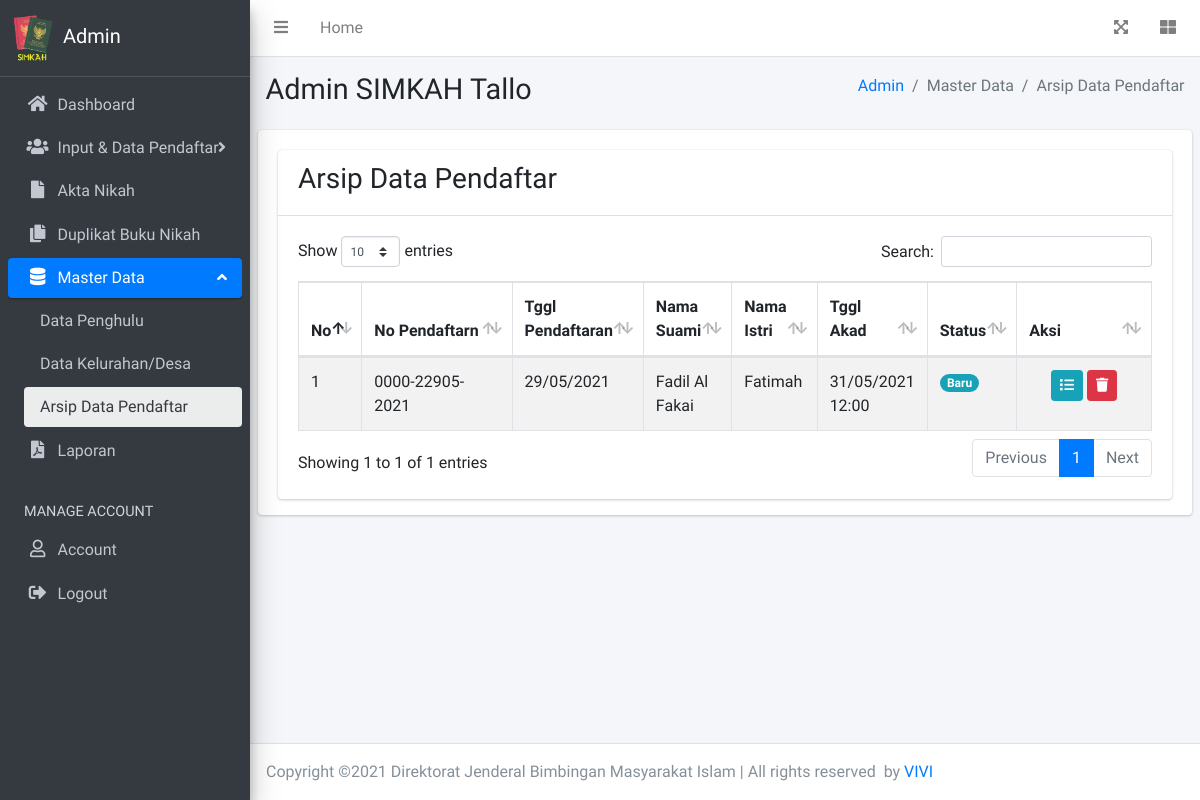
/admin/arsip-pendaftaran.php (signed in), run on an earlier commit of the app's database.
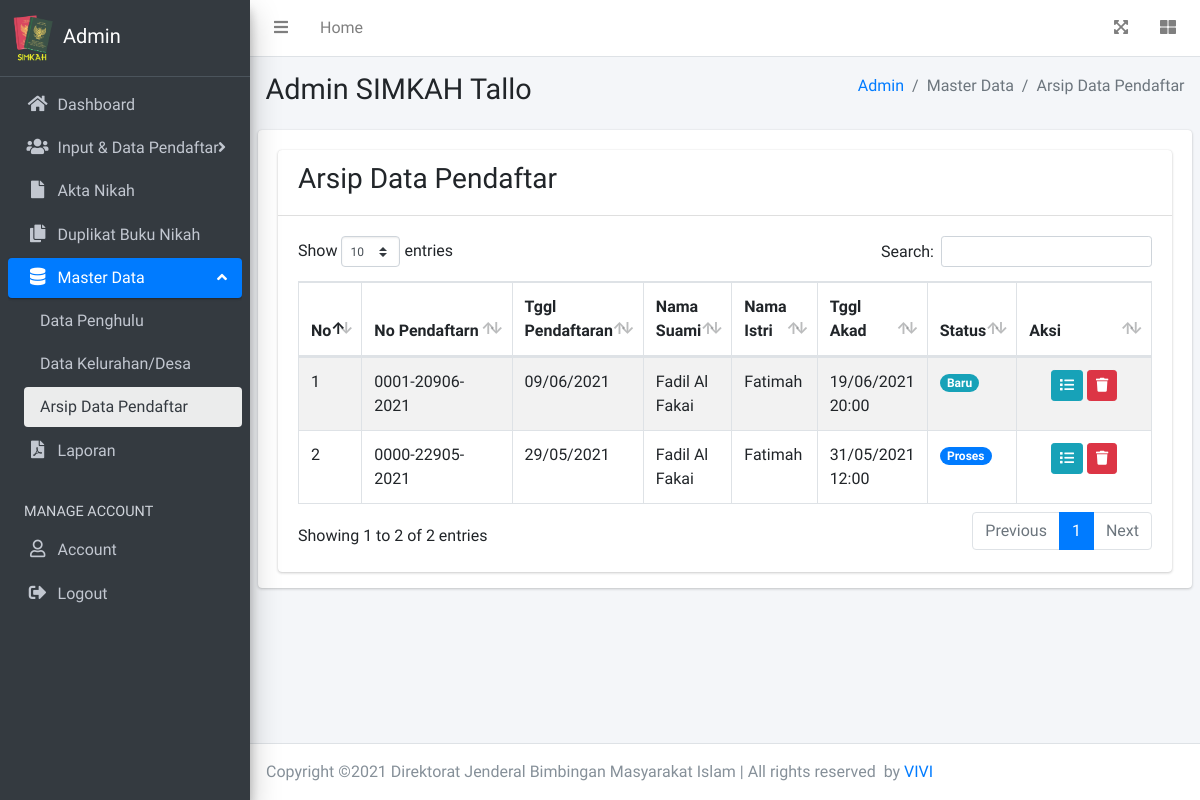
And on a later commit of the database.
### tables this page shows
CREATE TABLE `tb_pendaftar` (
  `id` int(11) NOT NULL,
  `no_pendaftarn` varchar(255) NOT NULL,
  `desa_id` int(11) NOT NULL,
  `tempat_nikah` varchar(255) NOT NULL,
  `tggl_akad` date NOT NULL,
  `waktu_akad` varchar(255) NOT NULL,
  `lokasi_nikah` varchar(255) NOT NULL,
  `email_pendaftar` varchar(255) DEFAULT NULL,
  `penghulu_id` int(11) DEFAULT NULL,
  `status` varchar(255) NOT NULL,
  `tanggal_daftar` datetime NOT NULL
);

CREATE TABLE `tb_data_suami` (
  `id` int(11) NOT NULL,
  `pendaftar_id` int(11) NOT NULL,
  `warga_negara` varchar(255) NOT NULL,
  `nik` varchar(255) NOT NULL,
  `nama` varchar(255) NOT NULL,
  `tempat_lahir` varchar(255) NOT NULL,
  `tggl_lahir` datetime NOT NULL,
  `umur` varchar(11) NOT NULL,
  `alamat` varchar(255) NOT NULL,
  `status` varchar(255) NOT NULL,
  `agama` varchar(255) NOT NULL,
  `pekerjaan` varchar(255) NOT NULL,
  `pas_foto` varchar(255) NOT NULL
);

CREATE TABLE `tb_data_istri` (
  `id` int(11) NOT NULL,
  `pendaftar_id` int(11) NOT NULL,
  `warga_negara` varchar(255) NOT NULL,
  `nik` varchar(255) NOT NULL,
  `nama` varchar(255) NOT NULL,
  `tempat_lahir` varchar(255) NOT NULL,
  `tggl_lahir` datetime NOT NULL,
  `umur` varchar(11) NOT NULL,
  `alamat` varchar(255) NOT NULL,
  `status` varchar(255) NOT NULL,
  `agama` varchar(255) NOT NULL,
  `pekerjaan` varchar(255) NOT NULL,
  `pas_foto` varchar(255) NOT NULL
);

### admin/arsip-pendaftaran.php (the view, shortened to what this page needs)
<?php
require('template/header.php');
$pendaftar = mysqli_query($conn, "SELECT * FROM tb_pendaftar ORDER BY id DESC");
?>
<div class="content-wrapper">
	<div class="content-header">
		<div class="container-fluid">
			<div class="row mb-2">
				<div class="col-sm-6">
					<h1 class="m-0">Admin SIMKAH Tallo</h1>
				</div>
				<div class="col-sm-6">
					<ol class="breadcrumb float-sm-right">
						<li class="breadcrumb-item"><a href="index.php">Admin</a></li>
						<li class="breadcrumb-item active">Master Data</li>
						<li class="breadcrumb-item active">Arsip Data Pendaftar</li>
					</ol>
				</div>
			</div>
		</div>
	</div>
	<section class="content">
		<div class="card card-solid">
			<div class="card-body pb-0">
				<div class="row m-b-30">
					<div class="col-12">
						<div class="card">
							<div class="card-header">
								<h3>Arsip Data Pendaftar</h3>
							</div>
							<div class="card-body">
								<table id="dataTable" class="table table-bordered table-striped">
									<thead>
										<tr>
											<th width="1">No</th>
											<th width="120">No Pendaftarn</th>
											<th>Tggl Pendaftaran</th>
											<th>Nama Suami</th>
											<th>Nama Istri</th>
											<th>Tggl Akad</th>
											<th>Status</th>
											<th width="120">Aksi</th>
										</tr>
									</thead>
									<tbody>
										<?php $no=1; foreach ($pendaftar as $dta) {
											$pendaftar_id = $dta['id'];
											$data_sm = mysqli_query($conn, "SELECT * FROM tb_data_suami WHERE pendaftar_id='$pendaftar_id'");
											$data_is = mysqli_query($conn, "SELECT * FROM tb_data_istri WHERE pendaftar_id='$pendaftar_id'");
											$dsm = mysqli_fetch_assoc($data_sm);
											$dis = mysqli_fetch_assoc($data_is);
											if ($dta['status'] == 'new') {
												$status = 'Baru';
												$warna = 'info';
											} else if ($dta['status'] == 'acc') {
												$status = 'Proses';
												$warna = 'primary';
											} else if ($dta['status'] == 'finish') {
												$status = 'Selesai';
												$warna = 'success';
											} else if ($dta['status'] == 'refuse') {
												$status = 'Ditolak';
												$warna = 'danger';
											}
											?>
											<tr>
												<td><?= $no ?></td>
												<td><?= $dta['no_pendaftarn'] ?></td>
												<td><?= date('d/m/Y', strtotime($dta['tanggal_daftar'])) ?></td>
												<td><?= $dsm['nama'] ?></td>
												<td><?= $dis['nama'] ?></td>
												<td><?= date('d/m/Y', strtotime($dta['tggl_akad'])).' '.$dta['waktu_akad'] ?></td>
												<td>
													<span class="badge badge-pill badge-<?= $warna ?>"><?= $status ?></span>
												</td>
												<td class="text-center">
													<a href="#" class="btn btn-sm btn-info" data-toggle="modal" data-target="#modal-detail<?= $dta['id'] ?>" data-toggle1="tooltip" data-original-title="Detail Pendaftar"><i class="fa fa-list"></i></a>
													<a href="#" class="btn btn-sm btn-danger" data-toggle="modal" data-target="#modal-hapus<?= $dta['id'] ?>" data-toggle1="tooltip" data-original-title="Hapus Data"><i class="fa fa-trash"></i></a>
												</td>
											</tr>
											<?php $no=$no+1;
										} ?>
									</tbody>
								</table>
							</div>
						</div>
					</div>
				</div>
			</div>
		</div>
	</section>
</div>
<?php
require('template/footer.php');
?>

What changed in the data, as far as the page shows it:
added tb_pendaftar: no_pendaftarn "0001-20906-2021", tanggal_daftar "09/06/2021", tb_data_suami.nama "Fadil Al Fakai", tb_data_istri.nama "Fatimah", tggl_akad "19/06/2021", waktu_akad "20:00", status "Baru"
changed tb_pendaftar: status "Baru" → "Proses"
Also different on the page:
text written by a page script: "Show entries Search: Showing 1 to 1 of 1 entries Previous 1 Next" → "Show entries Search: Showing 1 to 2 of 2 entries Previous 1 Next"
